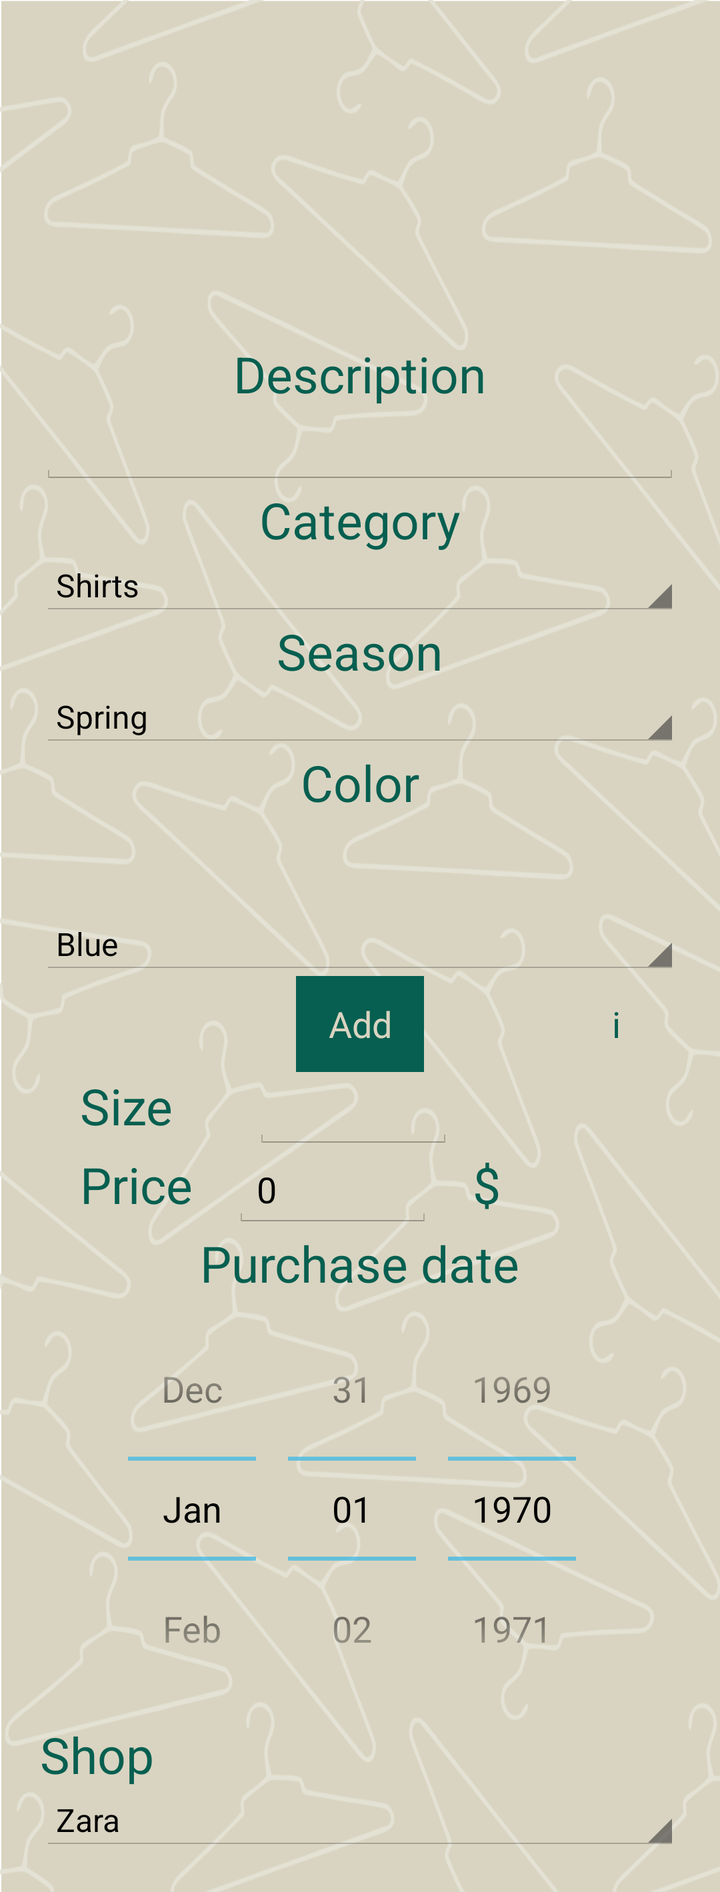
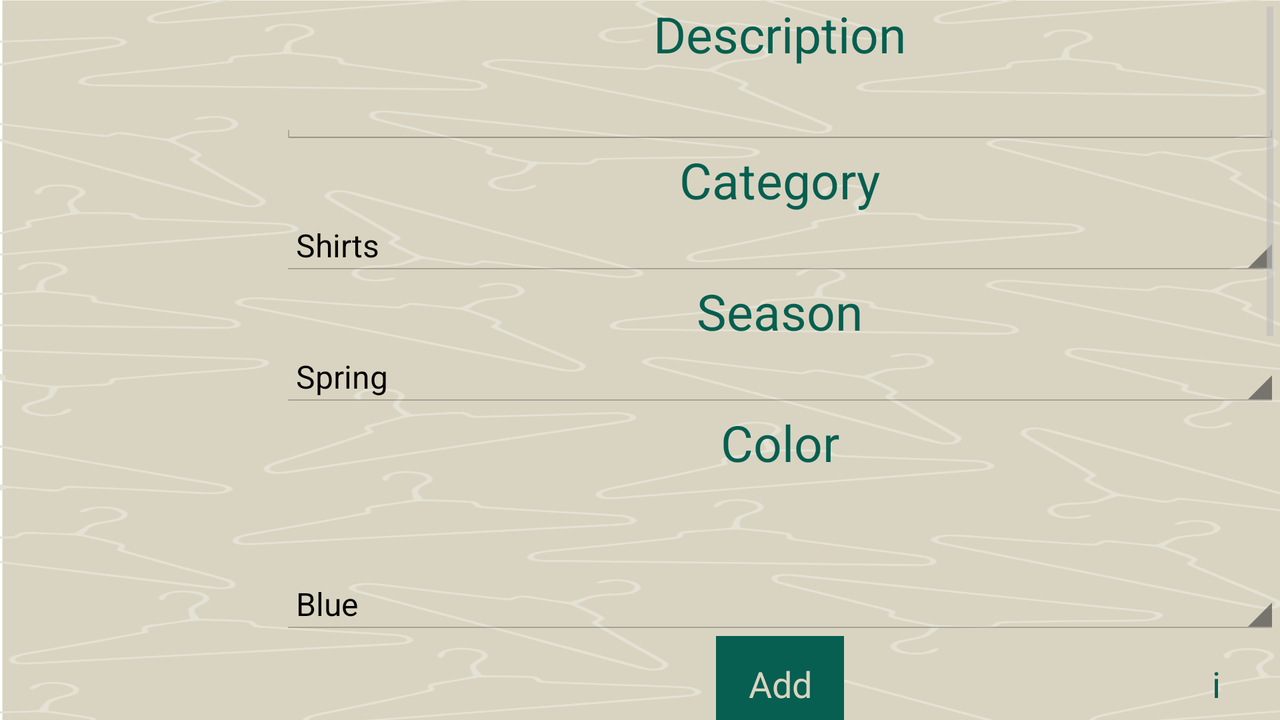

Two renders of one Android screen. The first uses the default layout on a phone; the second uses the alternative layout the repository ships for a different screen configuration, on a matching device. The two XML files are below.
<!-- AndroidManifest.xml: application theme AppTheme -->
<!-- res/layout/act_add_item.xml -->
<?xml version="1.0" encoding="utf-8"?>
<ScrollView xmlns:android="http://schemas.android.com/apk/res/android"
    android:layout_width="match_parent"
    android:layout_height="match_parent"
    android:background="@drawable/background"
    android:padding="20dp"
    android:scrollbarStyle="outsideOverlay">


    <LinearLayout
        android:layout_width="match_parent"
        android:layout_height="wrap_content"
        android:orientation="vertical">


        <ScrollView
            android:id="@+id/scrollView"
            android:layout_width="match_parent"
            android:layout_height="match_parent"
            android:layout_gravity="center_horizontal" />

        <ImageButton
            android:id="@+id/imageButton"
            android:layout_width="140dp"
            android:layout_height="150dp"
            android:layout_gravity="center_horizontal"
            android:background="@android:color/transparent"
            android:scaleType="fitCenter"
            android:src="@drawable/no_image" />

        <TextView
            android:id="@+id/txtDesc"
            style="@style/text_color"
            android:layout_width="wrap_content"
            android:layout_height="wrap_content"
            android:layout_gravity="center_horizontal"
            android:text="@string/txt_desc"
            android:textAppearance="?android:attr/textAppearanceMedium" />

        <EditText
            android:id="@+id/etxtDesc"
            android:layout_width="match_parent"
            android:layout_height="wrap_content"
            android:maxLength="30"
            android:layout_gravity="center_horizontal" />

        <TextView
            android:id="@+id/txtCat"
            style="@style/text_color"
            android:layout_width="wrap_content"
            android:layout_height="wrap_content"
            android:layout_gravity="center_horizontal"
            android:text="@string/txt_cat"
            android:textAppearance="?android:attr/textAppearanceMedium" />

        <Spinner
            android:id="@+id/spnCat"
            android:layout_width="match_parent"
            android:layout_height="wrap_content"
            android:layout_gravity="center_horizontal"
            android:entries="@array/categoriesArrays" />

        <TextView
            android:id="@+id/txtSeason"
            style="@style/text_color"
            android:layout_width="wrap_content"
            android:layout_height="wrap_content"
            android:layout_gravity="center_horizontal"
            android:text="@string/txt_season"
            android:textAppearance="?android:attr/textAppearanceMedium" />

        <Spinner
            android:id="@+id/spnSeason"
            android:layout_width="match_parent"
            android:layout_height="wrap_content"
            android:layout_gravity="center_horizontal"
            android:entries="@array/seasonsArrays" />


        <TextView
            android:id="@+id/txtCol"
            style="@style/text_color"
            android:layout_width="wrap_content"
            android:layout_height="wrap_content"
            android:layout_gravity="center_horizontal"
            android:text="@string/txt_color"
            android:textAppearance="?android:attr/textAppearanceMedium" />

        <RelativeLayout
            android:layout_width="wrap_content"
            android:layout_height="match_parent"
            android:gravity="right">

            <TextView
                android:id="@+id/txtColors"
                android:layout_width="200dp"
                android:layout_height="wrap_content"
                android:textAppearance="?android:attr/textAppearanceMedium" />

            <Button
                android:id="@+id/btnRMVColor"
                style="?android:attr/buttonStyleSmall"
                android:layout_width="wrap_content"
                android:layout_height="wrap_content"
                android:layout_alignParentRight="true"
                android:layout_gravity="right"

                android:layout_marginLeft="10dp"

                android:background="@drawable/back_ic" />
        </RelativeLayout>


        <Spinner
            android:id="@+id/spnCol"
            android:layout_width="match_parent"
            android:layout_height="wrap_content"
            android:layout_gravity="center_horizontal"
            android:entries="@array/colorArrays" />

        <RelativeLayout
            android:layout_width="wrap_content"
            android:layout_height="match_parent"
            android:gravity="right">

            <Button
                android:id="@+id/btnAddColor"
                style="@style/button_color"
                android:layout_width="wrap_content"
                android:layout_height="wrap_content"
                android:layout_gravity="center_horizontal"
                android:text="@string/action_add"
                android:layout_centerHorizontal="true" />

            <Button
                android:id="@+id/btnInfo"
                android:layout_width="wrap_content"
                android:layout_height="wrap_content"
                android:layout_gravity="right"
                android:text="i"
                android:layout_alignParentRight="true"
                android:textColor="@color/main"
                android:background="@android:color/transparent" />

        </RelativeLayout>

        <LinearLayout
            android:layout_width="match_parent"
            android:layout_height="wrap_content"
            android:orientation="horizontal">


            <TextView
                android:id="@+id/txtSize"
                style="@style/text_color"
                android:layout_width="wrap_content"
                android:layout_height="wrap_content"
                android:layout_gravity="center_horizontal"
                android:layout_marginLeft="20dp"
                android:layout_marginRight="40dp"
                android:text="@string/txt_size"
                android:textAppearance="?android:attr/textAppearanceMedium" />


            <EditText
                android:id="@+id/etxtSize"
                android:layout_width="100dp"
                android:layout_height="wrap_content"
                android:maxLength="6"
                android:layout_gravity="center_horizontal"
                android:layout_marginRight="20dp" />

        </LinearLayout>

        <LinearLayout
            android:layout_width="match_parent"
            android:layout_height="wrap_content"
            android:orientation="horizontal">

            <TextView
                android:id="@+id/txtPrize"
                style="@style/text_color"
                android:layout_width="wrap_content"
                android:layout_height="wrap_content"
                android:layout_gravity="center_horizontal"
                android:layout_marginLeft="20dp"
                android:layout_marginRight="20dp"
                android:text="@string/txt_price"
                android:textAppearance="?android:attr/textAppearanceMedium" />

            <EditText
                android:id="@+id/etxtPrice"
                android:layout_width="100dp"
                android:layout_height="wrap_content"
                android:maxLength="6"
                android:layout_gravity="center_horizontal"
                android:inputType="number"
                android:text="0" />

            <TextView
                android:id="@+id/txtCurrency"
                style="@style/text_color"
                android:layout_width="wrap_content"
                android:layout_height="wrap_content"
                android:layout_gravity="center_horizontal"
                android:layout_marginLeft="20dp"
                android:text="@string/txt_currency"
                android:textAppearance="?android:attr/textAppearanceMedium" />
        </LinearLayout>

        <TextView
            android:id="@+id/txtDate"
            style="@style/text_color"
            android:layout_width="wrap_content"
            android:layout_height="wrap_content"
            android:layout_gravity="center_horizontal"
            android:text="@string/txt_when_buy"
            android:textAppearance="?android:attr/textAppearanceMedium" />


        <DatePicker
            android:id="@+id/datePicker"
            android:layout_width="wrap_content"
            android:layout_height="wrap_content"
            android:layout_gravity="center_horizontal"
            android:calendarViewShown="false" />

        <TextView
            android:id="@+id/txtShop"
            style="@style/text_color"
            android:layout_width="wrap_content"
            android:layout_height="wrap_content"
            android:text="@string/txt_where_buy"
            android:textAppearance="?android:attr/textAppearanceMedium" />

        <Spinner
            android:id="@+id/spnShop"
            android:layout_width="match_parent"
            android:layout_height="wrap_content"
            android:layout_gravity="center_horizontal"
            android:entries="@array/shopsArrays" />

    </LinearLayout>
</ScrollView>
<!-- resources referenced by this layout -->
<resources>
  <string-array name="categoriesArrays">
          <item>Shirts</item>
          <item>Pants</item>
          <item>Under wear</item>
          <item>Coats</item>
          <item>Shoes</item>
          <item>Jumpers</item>
          <item>Pijamas</item>
          <item>Dresses</item>
          <item>Accessories</item>
      </string-array>
  <string-array name="colorArrays">
          <item>Blue</item>
          <item>Aqua blue</item>
          <item>Lavender</item>
          <item>Red</item>
          <item>Fuchsia</item>
          <item>Orange</item>
          <item>Pink</item>
          <item>Yellow</item>
          <item>White</item>
          <item>Peach</item>
          <item>Gold</item>
          <item>Apple green</item>
          <item>Light green</item>
          <item>Tea blue</item>
          <item>Silver</item>
          <item>Dark brown</item>
          <item>Navy blue</item>
          <item>Purple</item>
          <item>Black</item>
          <item>Gray</item>
          <item>Other</item>
      </string-array>
  <string-array name="seasonsArrays">
          <item>Spring</item>
          <item>Summer</item>
          <item>Winter</item>
          <item>Autom</item>
      </string-array>
  <string-array name="shopsArrays">
          <item>Zara</item>
          <item>HM</item>
          <item>Primark</item>
          <item>Berska</item>
          <item>Stradivarius</item>
          <item>Mango</item>
          <item>Cortefield</item>
          <item>Espirit</item>
          <item>Kaymo</item>
          <item>Other</item>
      </string-array>
  <color name="main">#065F50</color>
  <!-- drawable background: jpg bitmap (drawable-hdpi, 26650 bytes) -->
  <string name="action_add">Add</string>
  <string name="txt_cat">Category</string>
  <string name="txt_color">Color</string>
  <string name="txt_currency"> $</string>
  <string name="txt_desc">Description</string>
  <string name="txt_price">Price</string>
  <string name="txt_season">Season</string>
  <string name="txt_size">Size</string>
  <string name="txt_when_buy">Purchase date</string>
  <string name="txt_where_buy">Shop</string>
  <style name="button_color">
          <item name="android:background">@color/main</item>
          <item name="android:textColor">@color/background</item>
      </style>
  <style name="text_color">
          <item name="android:textColor">@color/main</item>
          
          <item name="android:textSize">25dp</item>
          
      </style>
  <style name="AppTheme" parent="android:Theme.Holo.Light.DarkActionBar">
          
          <item name="android:actionBarStyle">@style/MyActionBar</item>
          <item name="android:editTextStyle">@style/EditTextStyle</item>
  
      </style>
  <color name="background">#d9d4c1</color>
  <style name="MyActionBar" parent="@android:style/Widget.Holo.Light.ActionBar">
          <item name="android:background">@color/main</item>
          <item name="android:titleTextStyle">@style/MyTheme.ActionBar.TitleTextStyle</item>
      </style>
  <style name="EditTextStyle" parent="@android:style/Widget.Holo.Light.EditText">
  
          <item name="android:colorFocusedHighlight">#f00</item>
          <item name="android:colorActivatedHighlight">#f00</item>
          <item name="android:editTextColor">#f00</item>
          <item name="android:color">#f00</item>
  
      </style>
  <style name="MyTheme.ActionBar.TitleTextStyle" parent="@android:style/TextAppearance.Holo.Widget.ActionBar.Title">
          <item name="android:textColor">@color/main_text</item>
      </style>
  <color name="main_text">#fff</color>
</resources>
<!-- res/layout-land/act_add_item.xml (the repository's variant of the layout above) -->
<!-- drawn on the phone turned sideways -->
<?xml version="1.0" encoding="utf-8"?>
<LinearLayout xmlns:android="http://schemas.android.com/apk/res/android"
    android:layout_width="match_parent"
    android:layout_height="match_parent"
    android:orientation="horizontal"
    android:background="@drawable/background">

        <ImageButton
            android:id="@+id/imageButton"
            android:layout_width="140dp"
            android:layout_height="150dp"
            android:layout_gravity="center_horizontal"
            android:background="@android:color/transparent"
            android:scaleType="fitCenter"
            android:src="@drawable/no_image" />
    <ScrollView
        android:id="@+id/scrollView"
        android:layout_width="match_parent"
        android:layout_height="match_parent"
        android:layout_gravity="center_horizontal"
        android:layout_weight="1">

        <LinearLayout
            android:layout_width="match_parent"
            android:layout_height="wrap_content"
            android:orientation="vertical">
        <TextView
            android:id="@+id/txtDesc"
            style="@style/text_color"
            android:layout_width="wrap_content"
            android:layout_height="wrap_content"
            android:layout_gravity="center_horizontal"
            android:text="@string/txt_desc"
            android:textAppearance="?android:attr/textAppearanceMedium" />

        <EditText
            android:id="@+id/etxtDesc"
            android:layout_width="match_parent"
            android:layout_height="wrap_content"
            android:layout_gravity="center_horizontal" />

        <TextView
            android:id="@+id/txtCat"
            style="@style/text_color"
            android:layout_width="wrap_content"
            android:layout_height="wrap_content"
            android:layout_gravity="center_horizontal"
            android:text="@string/txt_cat"
            android:textAppearance="?android:attr/textAppearanceMedium" />

        <Spinner
            android:id="@+id/spnCat"
            android:layout_width="match_parent"
            android:layout_height="wrap_content"
            android:layout_gravity="center_horizontal"
            android:entries="@array/categoriesArrays" />

        <TextView
            android:id="@+id/txtSeason"
            style="@style/text_color"
            android:layout_width="wrap_content"
            android:layout_height="wrap_content"
            android:layout_gravity="center_horizontal"
            android:text="@string/txt_season"
            android:textAppearance="?android:attr/textAppearanceMedium" />

        <Spinner
            android:id="@+id/spnSeason"
            android:layout_width="match_parent"
            android:layout_height="wrap_content"
            android:layout_gravity="center_horizontal"
            android:entries="@array/seasonsArrays" />


        <TextView
            android:id="@+id/txtCol"
            style="@style/text_color"
            android:layout_width="wrap_content"
            android:layout_height="wrap_content"
            android:layout_gravity="center_horizontal"
            android:text="@string/txt_color"
            android:textAppearance="?android:attr/textAppearanceMedium" />

        <RelativeLayout
            android:layout_width="wrap_content"
            android:layout_height="match_parent"
            android:gravity="right">

            <TextView
                android:id="@+id/txtColors"
                android:layout_width="200dp"
                android:layout_height="wrap_content"
                android:textAppearance="?android:attr/textAppearanceMedium" />

            <Button
                android:id="@+id/btnRMVColor"
                style="?android:attr/buttonStyleSmall"
                android:layout_width="wrap_content"
                android:layout_height="wrap_content"
                android:layout_alignParentRight="true"
                android:layout_gravity="right"

                android:layout_marginLeft="10dp"

                android:background="@drawable/back_ic" />
        </RelativeLayout>


        <Spinner
            android:id="@+id/spnCol"
            android:layout_width="match_parent"
            android:layout_height="wrap_content"
            android:layout_gravity="center_horizontal"
            android:entries="@array/colorArrays" />

        <RelativeLayout
            android:layout_width="wrap_content"
            android:layout_height="match_parent"
            android:gravity="right">

            <Button
                android:id="@+id/btnAddColor"
                style="@style/button_color"
                android:layout_width="wrap_content"
                android:layout_height="wrap_content"
                android:layout_gravity="center_horizontal"
                android:text="@string/action_add"
                android:layout_centerHorizontal="true" />

            <Button
                android:id="@+id/btnInfo"
                android:layout_width="wrap_content"
                android:layout_height="wrap_content"
                android:layout_gravity="right"
                android:text="i"
                android:layout_alignParentRight="true"
                android:textColor="@color/main"
                android:background="@android:color/transparent" />

        </RelativeLayout>

        <LinearLayout
            android:layout_width="match_parent"
            android:layout_height="wrap_content"
            android:orientation="horizontal">


            <TextView
                android:id="@+id/txtSize"
                style="@style/text_color"
                android:layout_width="wrap_content"
                android:layout_height="wrap_content"
                android:layout_gravity="center_horizontal"
                android:layout_marginLeft="20dp"
                android:layout_marginRight="40dp"
                android:text="@string/txt_size"
                android:textAppearance="?android:attr/textAppearanceMedium" />


            <EditText
                android:id="@+id/etxtSize"
                android:layout_width="100dp"
                android:layout_height="wrap_content"
                android:layout_gravity="center_horizontal"
                android:layout_marginRight="20dp" />

        </LinearLayout>

        <LinearLayout
            android:layout_width="match_parent"
            android:layout_height="wrap_content"
            android:orientation="horizontal">

            <TextView
                android:id="@+id/txtPrize"
                style="@style/text_color"
                android:layout_width="wrap_content"
                android:layout_height="wrap_content"
                android:layout_gravity="center_horizontal"
                android:layout_marginLeft="20dp"
                android:layout_marginRight="20dp"
                android:text="@string/txt_price"
                android:textAppearance="?android:attr/textAppearanceMedium" />

            <EditText
                android:id="@+id/etxtPrice"
                android:layout_width="100dp"
                android:layout_height="wrap_content"
                android:layout_gravity="center_horizontal"
                android:inputType="number"
                android:text="0" />

            <TextView
                android:id="@+id/txtCurrency"
                style="@style/text_color"
                android:layout_width="wrap_content"
                android:layout_height="wrap_content"
                android:layout_gravity="center_horizontal"
                android:layout_marginLeft="20dp"
                android:text="@string/txt_currency"
                android:textAppearance="?android:attr/textAppearanceMedium" />
        </LinearLayout>

        <TextView
            android:id="@+id/txtDate"
            style="@style/text_color"
            android:layout_width="wrap_content"
            android:layout_height="wrap_content"
            android:layout_gravity="center_horizontal"
            android:text="@string/txt_when_buy"
            android:textAppearance="?android:attr/textAppearanceMedium" />


        <DatePicker
            android:id="@+id/datePicker"
            android:layout_width="wrap_content"
            android:layout_height="wrap_content"
            android:layout_gravity="center_horizontal"
            android:calendarViewShown="false" />

        <TextView
            android:id="@+id/txtShop"
            style="@style/text_color"
            android:layout_width="wrap_content"
            android:layout_height="wrap_content"
            android:text="@string/txt_where_buy"
            android:textAppearance="?android:attr/textAppearanceMedium" />

        <Spinner
            android:id="@+id/spnShop"
            android:layout_width="match_parent"
            android:layout_height="wrap_content"
            android:layout_gravity="center_horizontal"
            android:entries="@array/shopsArrays" />

        </LinearLayout>
    </ScrollView>

</LinearLayout>
